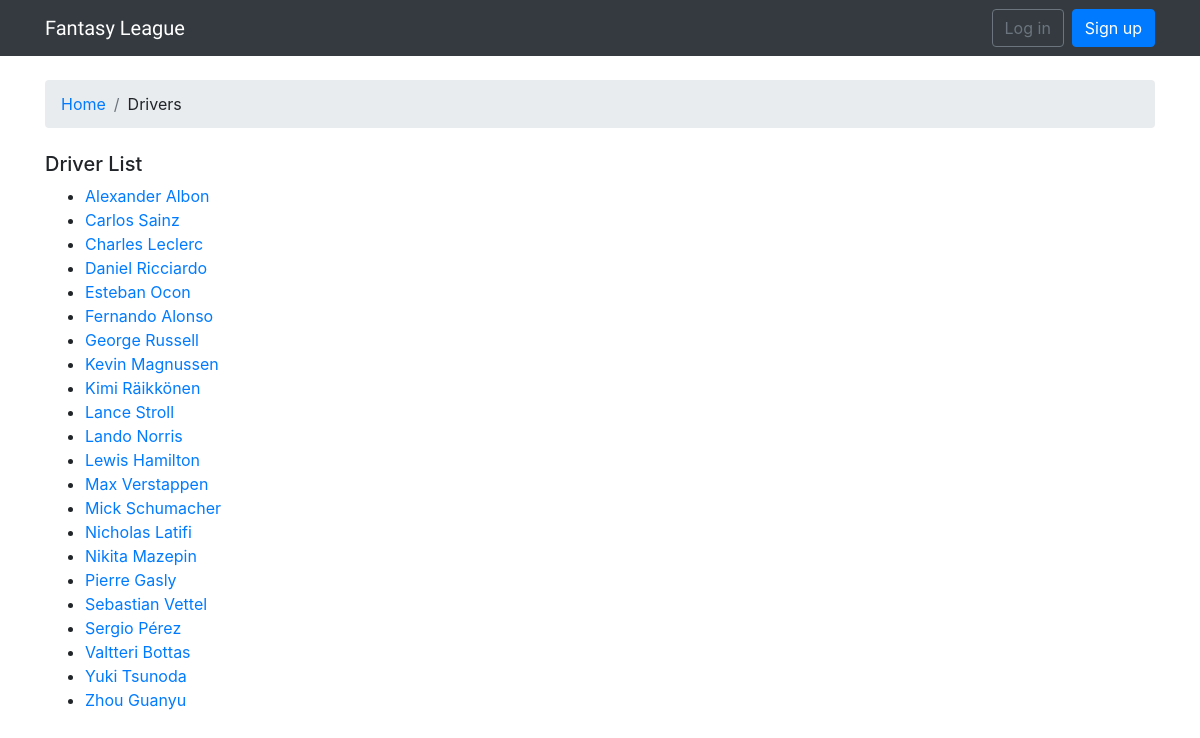
The page /fantasy/drivers/ on the database its author committed.
### fantasy/models.py (models this page shows, shortened)
class Driver(models.Model):
    forename = models.CharField(max_length=255)
    surname = models.CharField(max_length=255)
    slug = models.SlugField(unique=True, editable=False)
    number = models.IntegerField(blank=True, null=True)
    code = models.CharField(max_length=3, blank=True, null=True)
    nationality = models.CharField(max_length=255, blank=True, null=True)
    constructor = models.ForeignKey(Constructor, null=True, on_delete=models.SET_NULL, related_name='drivers')
    @property
    def name(self):
        return f"{self.forename} {self.surname}"

### fantasy/views.py (the view)
# urls.py: path('drivers/', views.DriverListView.as_view(), name='driver_list'),
class DriverListView(ListView):
    model = Driver
    ordering = "forename"

### fantasy/templates/fantasy/driver_list.html
{% extends 'base.html' %}
{% block breadcrumb %}
  <li class="breadcrumb-item"><a href="{% url 'home' %}">Home</a></li>
  <li class="breadcrumb-item">Drivers</li>
{% endblock %}
{% block content %}
  <h5>Driver List</h5>
  <ul>
    {% for driver in driver_list %}
      <li>
        <a href="{% url 'driver_detail' driver.slug %}">{{ driver.name }}</a>
      </li>
    {% endfor %}
  </ul>
{% endblock %}

### templates/base.html (shortened to what this page needs)
{% load static %}<!DOCTYPE html>
<html>
  <head>
    <link rel="stylesheet" href="{% static 'css/bootstrap.min.css' %}">
    <link rel="stylesheet" href="{% static 'css/app.css' %}">
  </head>
  <body>
    {% block body %}
  <nav class="navbar navbar-expand-sm navbar-dark bg-dark">
  <div class="container">
    <a class="navbar-brand" href="{% url 'home' %}">Fantasy League</a>
    <div class="collapse navbar-collapse" id="mainMenu">
      {% if user.is_authenticated %}
        <ul class="navbar-nav ml-auto">
          <li class="nav-item dropdown">
            <a class="nav-link dropdown-toggle" href="#" id="userMenu" data-toggle="dropdown" aria-haspopup="true" aria-expanded="false">
              {{ user.username }}
            </a>
            <div class="dropdown-menu dropdown-menu-right" aria-labelledby="userMenu">
              <a class="dropdown-item" href="{% url 'profile' %}">My account</a>
              <a class="dropdown-item" href="{% url 'password_change' %}">Change password</a>
              <div class="dropdown-divider"></div>
              <a class="dropdown-item" href="{% url 'logout' %}">Log out</a>
            </div>
          </li>
        </ul>
      {% else %}
        <form class="form-inline ml-auto">
          <a href="{% url 'login' %}" class="btn btn-outline-secondary">Log in</a>
          <a href="{% url 'signup' %}" class="btn btn-primary ml-2">Sign up</a>
        </form>
      {% endif %}
    </div>
  </div>
</nav>
  <div class="container">
    <nav style="--bs-breadcrumb-divider: '>';" aria-label="breadcrumb">
    <ol class="breadcrumb my-4">
      {% block breadcrumb %}
      {% endblock %}
    </ol>
    {% block content %}
    {% endblock %}
    </nav>
  </div>
{% endblock body %}
  </body>
</html>

### static/css/app.css (style rules this page uses)
.navbar-brand { font-family: 'Peralta', cursive; }

### rows shown on the page
Driver: name "Alexander Albon"
Driver: name "Carlos Sainz"
Driver: name "Charles Leclerc"
Driver: name "Daniel Ricciardo"
Driver: name "Esteban Ocon"
Driver: name "Fernando Alonso"
Driver: name "George Russell"
Driver: name "Kevin Magnussen"
Driver: name "Kimi Räikkönen"
Driver: name "Lance Stroll"
Driver: name "Lando Norris"
Driver: name "Lewis Hamilton"
Driver: name "Max Verstappen"
Driver: name "Mick Schumacher"
Driver: name "Nicholas Latifi"
Driver: name "Nikita Mazepin"
Driver: name "Pierre Gasly"
Driver: name "Sebastian Vettel"
Driver: name "Sergio Pérez"
Driver: name "Valtteri Bottas"
Driver: name "Yuki Tsunoda"
Driver: name "Zhou Guanyu"
